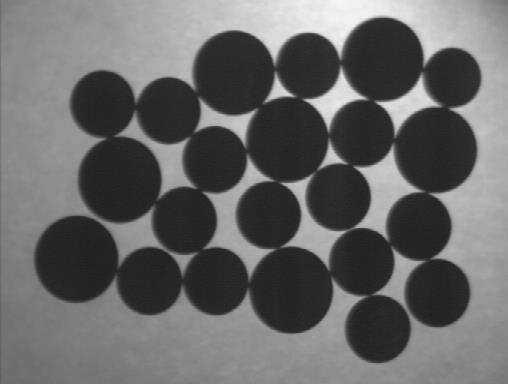
%> input picture Images/greycoins.jpg, 508 x 384 px, given in place of BWSquares.png, which was not available
$ octave Lab5.m   (GNU Octave 9; MATLAB toolbox functions it lacks are replaced by stand-ins)
%> lines starting %> are read from the running program, lines starting %| are printed output that depends on the picture; pictures that were not available may be replaced by others from this repository, and a replacement may not be noted
clc
close all
clear all

%1
im = imread('C:\Users\user\Documents\MATLAB\Lab Image Processing\Images\BWSquares.png');
%> im is the input picture: size 384x508 uint8; min 28, max 246, mean 102.8
figure, imshow(im), title('Original Image')

%2
se = strel('square',3);

%3
imer = imerode(im,se);
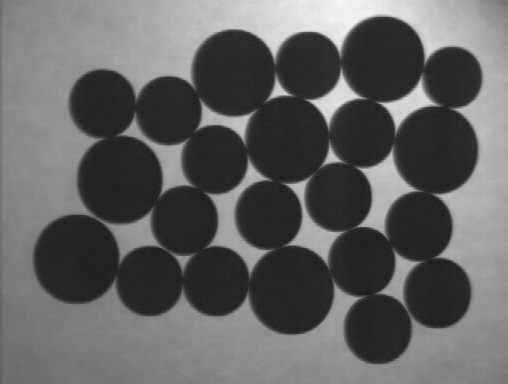
%> imer: size 384x508 uint8; min 28, max 245, mean 98
figure, imshow(imer), title('Eroded Image')

%4
lb = im - imer; %lower boundary, was removed from the image
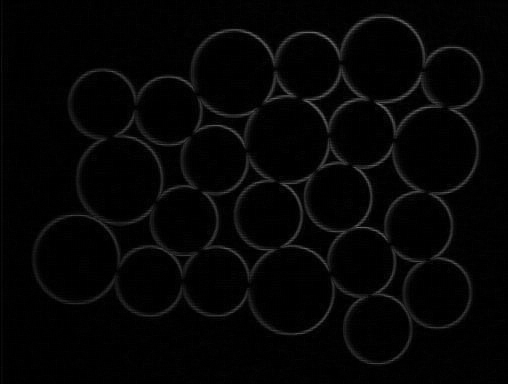
%> lb: size 384x508 uint8; min 0, max 110, mean 4.8
figure, imshow(lb), title('Lower Boundary')

%5
idil = imdilate(im,se);
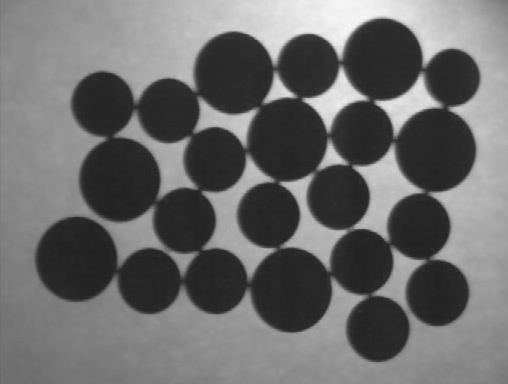
%> idil: size 384x508 uint8; min 33, max 246, mean 107.8
figure, imshow(idil), title('Dilated Image')

%6
eb = idil - im; %external boundary, was added to the image
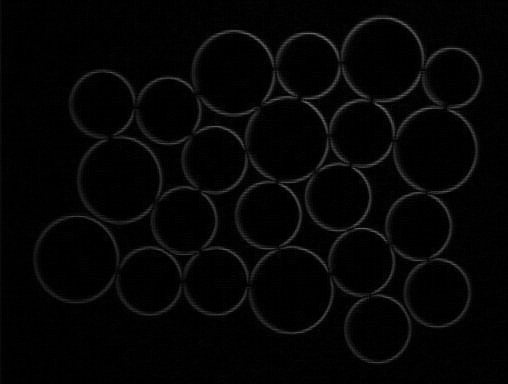
%> eb: size 384x508 uint8; min 0, max 110, mean 4.9
figure, imshow(eb), title('External Boundary')

%7
imop = imdilate(imer,se);
figure, imshow(imop), title('Eroded then Dilated Image')

%% 8
clc
close all
%use imview(imtool) to open a viewer that allows you to measure object dimensions
%and pick an appropriate structuring element
imtool(im)
b = strel('square',15);
%im8 = imerode(im,b);
%im8 = imdilate(im8,b);
im8 = imopen(im,b); %%for closing use imclose
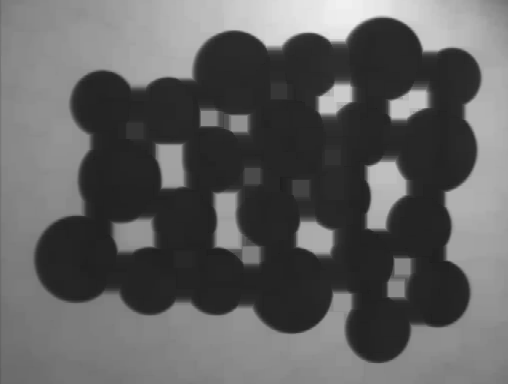
%> im8: size 384x508 uint8; min 28, max 241, mean 95.7
figure, imshow(im8), title('Only Biggest Squares Left')

%% 10
clc
close all
clear all

%> (the run ends here)
